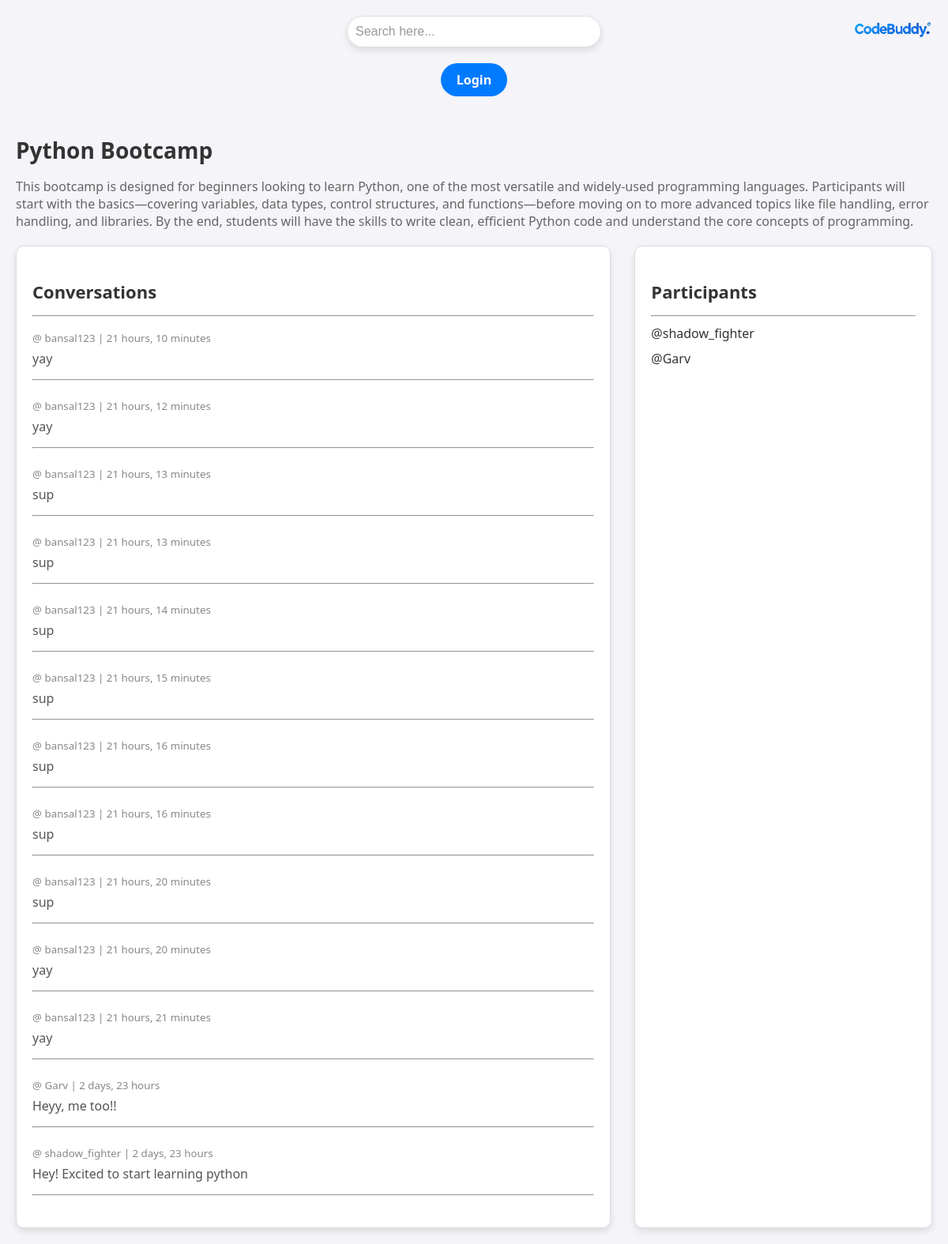
/room/1, run on the app's committed database.
### base1/models.py (models this page shows, shortened)
class Room(models.Model):
    host = models.ForeignKey(User, on_delete=models.SET_NULL, null = True)
    topic = models.ForeignKey(Topic, on_delete=models.SET_NULL, null = True)
    name = models.CharField(max_length=200)
    description = models.TextField(null = True)
    participants = models.ManyToManyField(User, related_name='participants', blank = True)
    updated = models.DateTimeField(auto_now= True)
    createds = models.DateTimeField(auto_now_add=True)
    class Meta:
        ordering = ['-updated', '-createds']

class messages(models.Model):
    user = models.ForeignKey(User, on_delete=models.CASCADE)
    room = models.ForeignKey(Room, on_delete = models.CASCADE)
    body = models.TextField()
    updated = models.DateTimeField(auto_now= True)
    createds = models.DateTimeField(auto_now_add=True)
    class Meta:
        ordering = ['-updated', '-createds']

### base1/views.py (the view, shortened to what this page needs)
# urls.py: path('room/<str:pk>', views.room, name = "room"),
def room(request, pk):
    room = Room.objects.get(id=pk)
    room_messages = room.messages_set.all().order_by('-createds')
    context = {'room': room, 'room_messages': room_messages}
    return render(request, 'base1/room.html', context)

### base1/templates/base1/room.html (shortened to what this page needs)
{% include "navbar.html" %}
{% block content %}
<div class="content-container">
    <h1>{{ room.name }}</h1>
    <p>{{ room.description }}</p>
    <div class="room-container">
        <div class="comment-wrapper">
            <h3>Conversations</h3>
            <hr>
            {% for message in room_messages %}
            <div class="comment-body">
                <small>@ {{ message.user }} | {{ message.createds|timesince }}</small>
                <p>{{ message.body }}</p>
                <hr>
            </div>
            {% endfor %}
        </div>
        <div class="participants-wrapper">
            <h3>Participants</h3>
            <hr>
            {% for participant in room.participants.all %}
            <p>@{{ participant.username }}</p>
            {% endfor %}
        </div>
    </div>
</div>
{% endblock %}

### templates/navbar.html (style rules this page uses)
body { font-family: 'Segoe UI', Tahoma, Geneva, Verdana, sans-serif; background-color: #f4f4f9; margin: 0; padding: 0; color: #333; }
h3 { color: #333; font-weight: 600; }

### base1/templates/base1/room.html (style rules this page uses)
.content-container { max-width: 1200px; margin: 0 auto; padding: 20px; }
.room-container { display: grid; grid-template-columns: 2fr 1fr; gap: 30px; margin-top: 20px; }
h1 { color: #333; margin-bottom: 15px; font-size: 28px; font-weight: 700; }
p { font-size: 16px; color: #666; margin-bottom: 20px; }
.comment-wrapper { background-color: #fff; border: 1px solid #ddd; border-radius: 10px; padding: 20px; box-shadow: 0 4px 8px rgba(0, 0, 0, 0.1); }
.comment-wrapper hr { margin: 15px 0; }
.comment-wrapper h3 { margin-bottom: 15px; font-size: 22px; font-weight: 600; }
.participants-wrapper { background-color: #fff; border: 1px solid #ddd; border-radius: 10px; padding: 20px; box-shadow: 0 4px 8px rgba(0, 0, 0, 0.1); }
.participants-wrapper h3 { margin-bottom: 15px; font-size: 22px; font-weight: 600; }
.participants-wrapper p { margin: 10px 0; color: #333; font-size: 16px; }
.comment-body { margin-bottom: 20px; }
.comment-body p { margin: 5px 0; color: #555; }
.comment-body small { color: #888; }

### data on the page
Room: name "Python Bootcamp", description "This bootcamp is designed for beginners looking to learn Python, one of the most versatile and widely-used programming languages. Participants will start with the basics—covering variables, data types, control structures, and functions—before moving on to more advanced topics like file handling, error handling, and libraries. By the end, students will have the skills to write clean, efficient Python code and understand the core concepts of programming."
messages: user "bansal123", createds "21 hours, 10 minutes", body "yay"
messages: user "bansal123", createds "21 hours, 12 minutes", body "yay"
messages: user "bansal123", createds "21 hours, 13 minutes", body "sup"
messages: user "bansal123", createds "21 hours, 13 minutes", body "sup"
messages: user "bansal123", createds "21 hours, 14 minutes", body "sup"
messages: user "bansal123", createds "21 hours, 15 minutes", body "sup"
messages: user "bansal123", createds "21 hours, 16 minutes", body "sup"
messages: user "bansal123", createds "21 hours, 16 minutes", body "sup"
messages: user "bansal123", createds "21 hours, 20 minutes", body "sup"
messages: user "bansal123", createds "21 hours, 20 minutes", body "yay"
messages: user "bansal123", createds "21 hours, 21 minutes", body "yay"
messages: user "Garv", createds "2 days, 23 hours", body "Heyy, me too!!"
messages: user "shadow_fighter", createds "2 days, 23 hours", body "Hey! Excited to start learning python"

### other printed values
{{ participant.username }} "shadow_fighter"
{{ participant.username }} "Garv"
